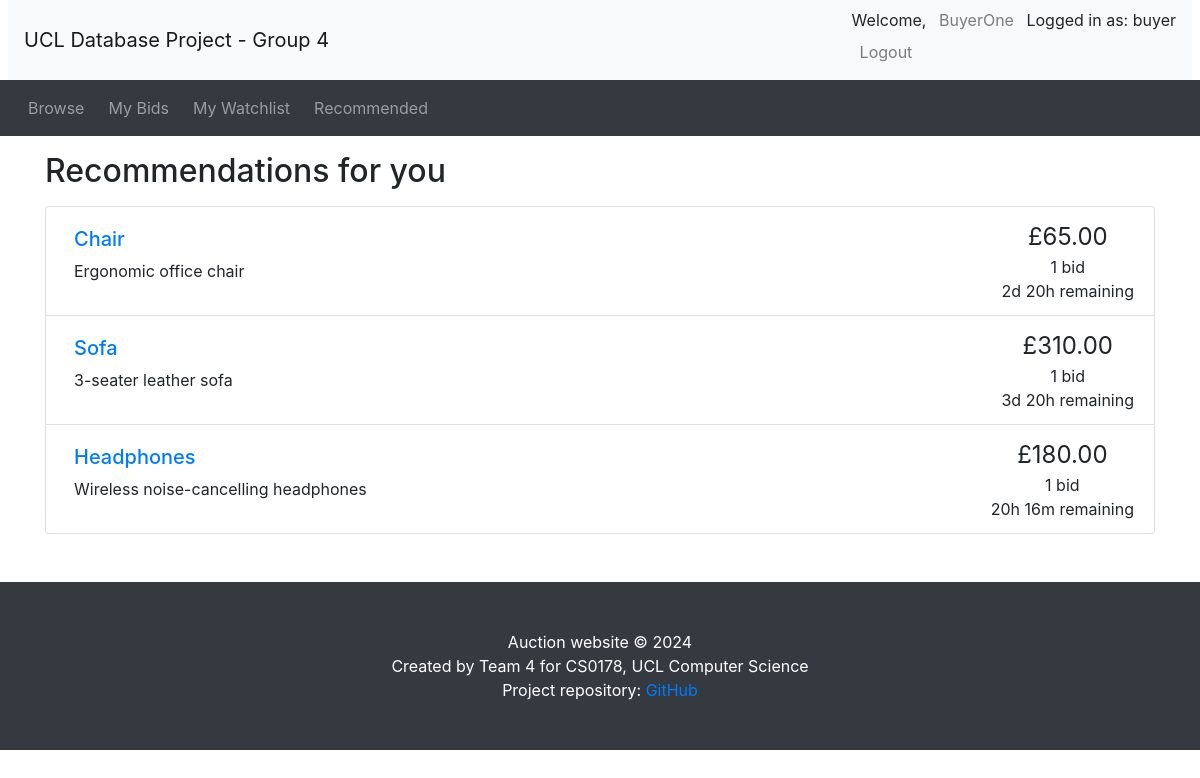
The page /recommendations.php (signed in) on the database its author committed.
### tables this page shows
CREATE TABLE `auctions` (
    `item_id` INT PRIMARY KEY AUTO_INCREMENT,
    `title` VARCHAR(50) UNIQUE NOT NULL,
    `details` TEXT,
    `category` VARCHAR(30) NOT NULL,
    `startPrice` DECIMAL(10, 2) NOT NULL,
    `reservePrice` DECIMAL(10, 2) DEFAULT NULL,
    `startDate` DATETIME NOT NULL,
    `endDate` DATETIME NOT NULL,
    `seller_id` INT NOT NULL,
    `status` ENUM('active', 'closed', 'cancelled') NOT NULL DEFAULT 'active',
    FOREIGN KEY (`seller_id`) REFERENCES `seller` (`user_id`) ON DELETE CASCADE
);

CREATE TABLE `bids` (
    `bid_id` INT PRIMARY KEY AUTO_INCREMENT,
    `buyer_id` INT NOT NULL,
    `item_id` INT NOT NULL,
    `bidPrice` DECIMAL(10, 2) NOT NULL,
    `bidTime` DATETIME NOT NULL,
    FOREIGN KEY (`buyer_id`) REFERENCES `buyer` (`user_id`) ON DELETE CASCADE,
    FOREIGN KEY (`item_id`) REFERENCES `auctions` (`item_id`) ON DELETE CASCADE
);

### utilities.php (the view, shortened to what this page needs)
<?php
function display_time_remaining($interval)
{
    if ($interval->days == 0 && $interval->h == 0) {
        $time_remaining = $interval->format('%im %Ss');
    } else if ($interval->days == 0) {
        $time_remaining = $interval->format('%hh %im');
    } else {
        $time_remaining = $interval->format('%ad %hh');
    }
    return $time_remaining;
}
function print_listing_li($item_id, $title, $desc, $price, $num_bids, $end_time, $status)
{
    if (strlen($desc) > 250) {
        $desc_shortened = substr($desc, 0, 250) . '...';
    } else {
        $desc_shortened = $desc;
    }
    if ($num_bids == 1) {
        $bid = ' bid';
    } else {
        $bid = ' bids';
    }
    if ($status == 'cancelled') {
        $time_remaining = 'Auction cancelled';
    } elseif ($status == 'closed') {
        $time_remaining = 'Auction closed';
    } else {
        $end_time = new DateTime($end_time);
        $now = new DateTime();
        if ($now > $end_time) {
            $time_remaining = 'Auction closed';
        } else {
            $time_to_end = date_diff($now, $end_time);
            $time_remaining = display_time_remaining($time_to_end) . ' remaining';
        }
    }
    echo ('
    <li class="list-group-item d-flex justify-content-between">
    <div class="p-2 mr-5"><h5><a href="listing.php?item_id=' . $item_id . '">' . $title . '</a></h5>' . $desc_shortened . '</div>
    <div class="text-center text-nowrap"><span style="font-size: 1.5em">£' . number_format($price, 2) . '</span><br/>' . $num_bids . $bid . '<br/>' . $time_remaining . '</div>
  </li>'
    );
}
?>

### recommendations.php (shortened to what this page needs)
<?php include_once("header.php"); ?>
<?php require("utilities.php"); ?>
<?php require("my_db_connect.php"); ?>
<div class="container">
    <h2 class="my-3">Recommendations for you</h2>
    <ul class="list-group">
        <?php
        $user_id = $_SESSION['user_id'];
        $sql = "SELECT
            b1.item_id,
            a.title,
            a.details,
            a.startPrice,
            a.endDate,
            a.status,
            SUM(CASE WHEN b1.present = 1 AND b2.present = 1 THEN 1 ELSE 0 END) /
            (SQRT(SUM(POWER(b1.present, 2))) * SQRT(SUM(POWER(b2.present, 2)))) AS cosine_similarity
        FROM
            (
                SELECT
                    u.user_id,
                    a.item_id,
                    IF(b.bid_id IS NOT NULL, 1, 0) AS present
                FROM
                    user u
                CROSS JOIN
                    auctions a
                LEFT JOIN
                    bids b ON u.user_id = b.buyer_id AND a.item_id = b.item_id
            ) AS b1
        JOIN
            (
                SELECT
                    u.user_id,
                    a.item_id,
                    IF(b.bid_id IS NOT NULL, 1, 0) AS present
                FROM
                    user u
                CROSS JOIN
                    auctions a
                LEFT JOIN
                    bids b ON u.user_id = b.buyer_id AND a.item_id = b.item_id
            ) AS b2 ON b1.item_id = b2.item_id AND b1.user_id != b2.user_id
        JOIN
            auctions a ON b1.item_id = a.item_id
        WHERE
            b1.user_id = $user_id AND b2.user_id != $user_id AND a.endDate > NOW() AND a.status = 'active'
        GROUP BY
            b1.item_id, a.title, a.details, a.startPrice, a.endDate
        HAVING
            cosine_similarity > 0.3333333
        ORDER BY
            cosine_similarity DESC
        LIMIT 10;";
        $result_q = mysqli_query($con, $sql);
        if ($result_q && mysqli_num_rows($result_q) > 0) {
            while ($fetch = mysqli_fetch_assoc($result_q)) {
                $item_id = $fetch['item_id'];
                $title = $fetch['title'];
                $description = $fetch['details'];
                $current_price = $fetch['startPrice'];
                $status = $fetch['status'];
                $end_date = $fetch['endDate'];
                $bid_sql = "SELECT bidPrice FROM bids WHERE item_id = $item_id ORDER BY bidPrice DESC LIMIT 1";
                $bid_result = mysqli_query($con, $bid_sql);
                if ($bid_result && mysqli_num_rows($bid_result) > 0) {
                    $current_price = mysqli_fetch_assoc($bid_result)['bidPrice'];
                }
                $num_bids = mysqli_num_rows($bid_result);
                print_listing_li($item_id, $title, $description, $current_price, $num_bids, $end_date, $status);
            }
        } else {
            echo "<p>No recommendations available at the moment.</p>";
        }
        ?>
    </ul>
</div>
<?php include_once("footer.php"); ?>

### rows shown on the page
auctions: title "Chair", details "Ergonomic office chair", bids.bidPrice "65.00", endDate "2d 20h remaining"
auctions: title "Sofa", details "3-seater leather sofa", bids.bidPrice "310.00", endDate "3d 20h remaining"
auctions: title "Headphones", details "Wireless noise-cancelling headphones", bids.bidPrice "180.00", endDate "20h 16m remaining"

### other values the page prints
$_SESSION['username'] "BuyerOne"
$_SESSION['account_type'] "buyer"
